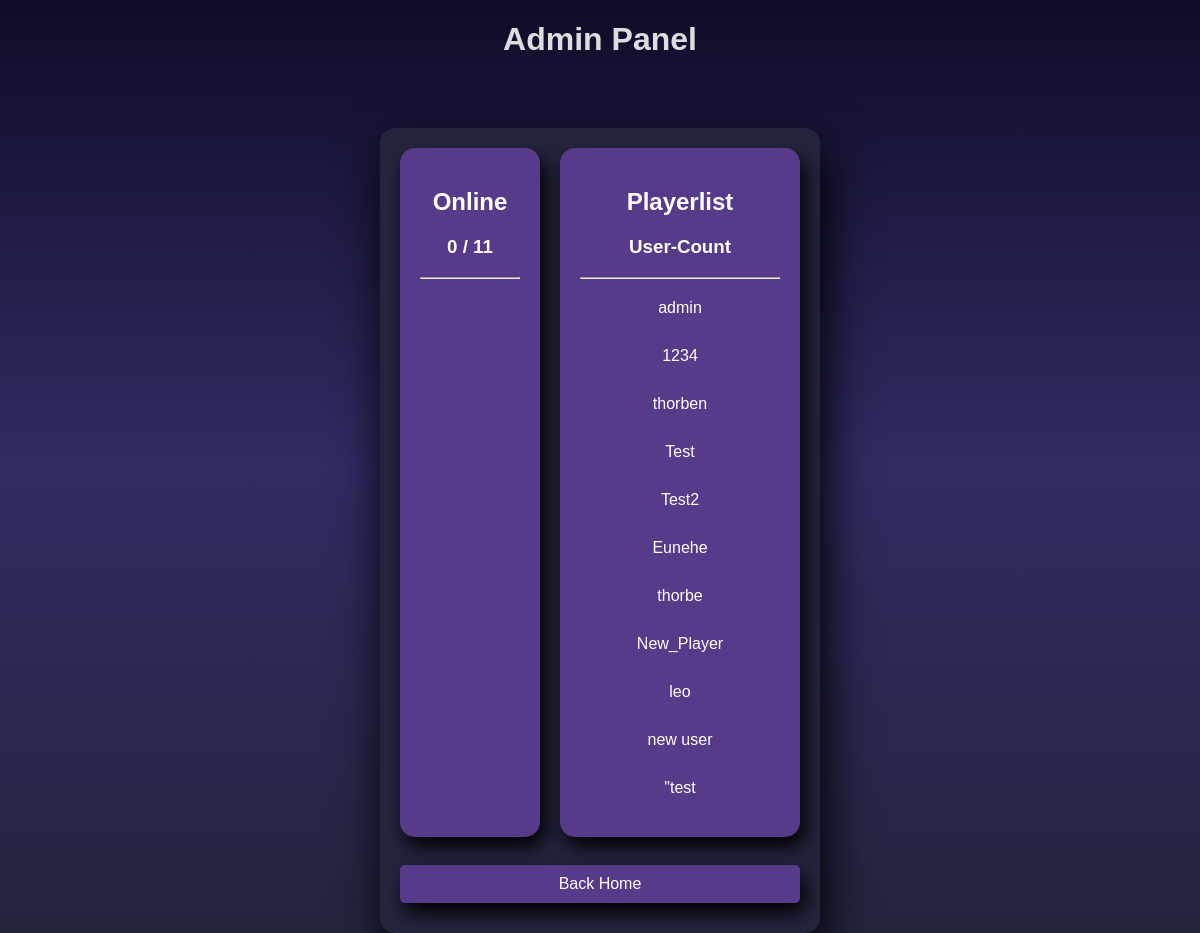
/admin (signed in), run on the app's committed database.
### tables this page shows
CREATE TABLE player(username, password, id);

### main.py (the view)
@app.route('/admin')
def admin():
    user = session.get('username')
    if user is None:
        return redirect(url_for('open_reg_log'))
    elif user != 'admin':
        return redirect(url_for('home'))
    else:
        result = get_player_names()
        player_list = []
        for x in range(0, len(result)):
            player_list.append(result[x][0])
        return render_template('admin.html', users=loggedUsers, curUsers=len(loggedUsers), maxUsers=get_player_count(), allUsers=player_list)

### backend/database.py (called while the page is built)
def get_player_count():
    cmd = 'SELECT COUNT(*) FROM player'
    res = cur.execute(cmd)
    return res.fetchone()[0]

def get_player_names():
    cmd = 'SELECT username FROM player'
    res = cur.execute(cmd)
    result = res.fetchall()
    return result

### templates/admin.html (shortened to what this page needs)
<!DOCTYPE html>
<html>
<head>
    <link rel="stylesheet" href="{{ url_for('static', filename='styles/admin.css') }}">
</head>
<body>
    <div class="container">
        <h1>Admin Panel</h1>
        <div class="main">
            <div id="parent">
                <div class="online_player central_div" id="narrow">
                    <h2>Online</h2>
                    <h3 id="userCount">{{ curUsers }} / {{ maxUsers }}</h3>
                    <hr>
                </div>
                <div class="general_players central_div" id="wide">
                    <h2>Playerlist</h2>
                    <h3 id="allUsers">User-Count</h3>
                    <hr>
                    <div id="alluserList">
                        {% for user in allUsers %}
                            <div class="users" id="userFormat">
                                <a id="userFormatLink" class="user">{{ user }}</a>
                            </div>
                        {% endfor %}
                    </div>
                </div>
            </div>
            <br>
            <a href="{{ url_for('home') }}" id="shadow">Back Home</a>
        </div>
    </div>
</body>
</html>

### static/styles/admin.css (style rules this page uses)
body { margin: 0; padding: 0; display: flex; justify-content: center; align-items: center; min-height: 100vh; font-family: 'Jost', sans-serif; background: linear-gradient(to bottom, #0f0c29, #302b63, #24243e); color: white; }
.main { width: 400px; padding: 20px; background: #eee; border-radius: 15px; box-shadow: 5px 20px 50px #000; text-align: center; background: #24243e; }
#parent { display: flex; column-gap: 20px; }
.central_div { padding: 20px; background: #eee; border-radius: 15px; box-shadow: 5px 10px 20px #000; text-align: center; background: #573b8a; }
#shadow { box-shadow: 5px 10px 20px #000; }
#narrow { width: 100px; }
#wide { flex: 1; }
#userFormat { background: #24243e; border-radius: 15px; }
.container { display: flex; flex-direction: column; align-items: center; gap: 50px; }
h1 { font-size: 2em; margin-bottom: 20px; color: #ddd; }
a { display: block; text-decoration: none; background: #573b8a; color: #fff; padding: 10px; border-radius: 5px; margin: 10px 0; transition: background 0.3s; }

### data on the page
player: username "admin"
player: username "1234"
player: username "thorben"
player: username "Test"
player: username "Test2"
player: username "Eunehe"
player: username "thorbe"
player: username "New_Player"
player: username "leo"
player: username "new user"
player: username "\"test"

### other printed values
{{ curUsers }} "0"
{{ maxUsers }} "11"
